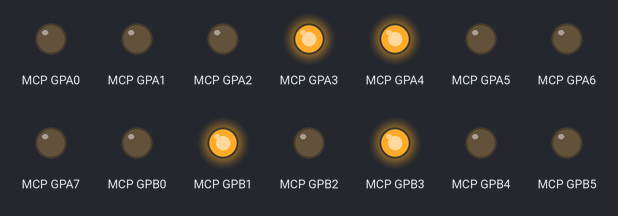
Recording of a program running on a simulated Raspberry Pi (BCM pin numbers). On the bench: output pins drawn as LEDs (lit = HIGH). The clock reads 2024-03-15 10:24:30 at power-on unless the program sets it.

Above: at 0.1 s.
At 30.1 s:
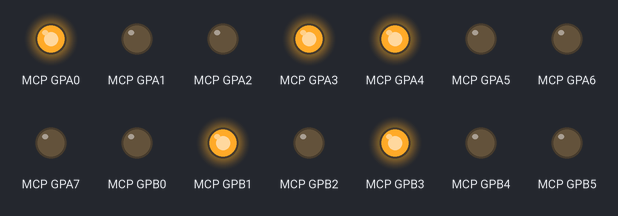
At 90.1 s:
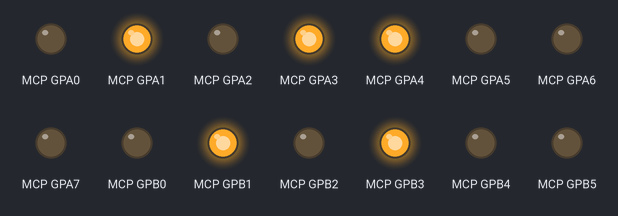
Timing chart, 0 to 91.6 s (numbered marks = the images above):
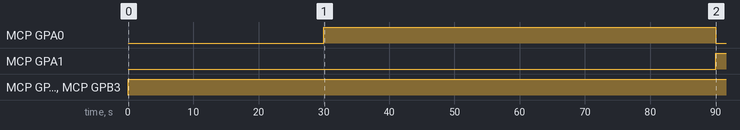

The program:

binary_clock.py
```python
# Using a MCP23017 port expander to create a binary clock

# The hour is displayed using 4 LED's to represent the 4 bits needed to show the hour (8,4,2,1 gives a decimal range of 0-15)
# The minutes are displayed using six LED's to represent the six bits needed (32, 16, 8, 4,2, 1) gives a decimal range of 0-63)

import time, smbus

DEVICE = 0x20
IODIRA = 0x00
IODIRB = 0x01
GPIOA = 0x12
GPIOB = 0x13

bus = smbus.SMBus(1)
bus.write_byte_data(DEVICE, IODIRA, 0x00)
bus.write_byte_data(DEVICE, IODIRB, 0x00)
bus.write_byte_data(DEVICE, GPIOA, 0x00)
bus.write_byte_data(DEVICE, GPIOB, 0x00)

m1 = 60

while True:
		current_time = time.localtime()
		minute = current_time.tm_min
		hour = current_time.tm_hour

		if hour > 12:
			hour = hour - 12
		if m1 <> minute:
			bus.write_byte_data(DEVICE, GPIOB, hour)
			bus.write_byte_data(DEVICE, GPIOA, minute)
		time.sleep(1)
```

Measured:
- by itself, MCP GPA0: LOW → HIGH at 30.0 s, → LOW 60.0 s later
- by itself, MCP GPA1: LOW → HIGH at 90.1 s
- by itself, MCP GPA3, MCP GPA4, MCP GPB1, MCP GPB3: LOW → HIGH at 0.00 s
